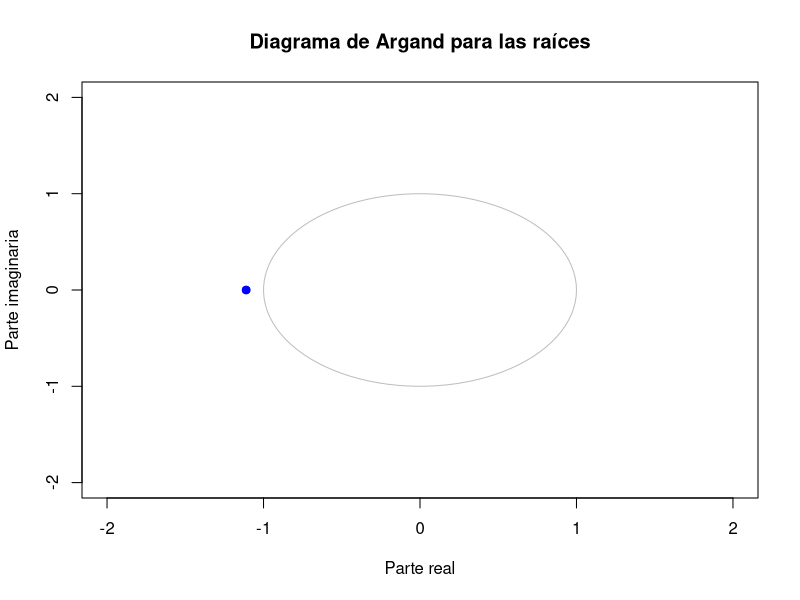

Write R code to recreate this figure.
#------------------------------------
# Causalidad modelos ARMA
#------------------------------------


## DARIO HERNANDEZ 
## PhD in Statistics
  


#--------------------------------------
# Ejemplo 1: AR(2) proceso Causal y estacionario
#--------------------------------------

# Coeficientes del polinomio
coef <- c(1,-0.2,-0.48)  # Nótese que los coeficientes están en orden ascendente de grado

coef <- c(1,1.8,0.81)
# Calcular las raíces
raices <- polyroot(coef)

# Imprimir las raíces
print(raices)


# Calcular el módulo de las raíces
modulos_raices <- Mod(raices)

# Verificar si ambas raíces tienen módulo mayor a 1
if (all(modulos_raices > 1)) {
 print("El proceso AR(2) es causal.")
} else {
 print("El proceso AR(2) no es causal.")
}


# Si ambas raíces tienen un módulo mayor que 1, significa que los valores 
# futuros de la serie dependen solo de los valores pasados y presentes, 
# y no de valores futuros, lo que cumple con la condición de causalidad.

par(mfrow=c(1,1))
plot(0, 0, type = "n", xlim = c(-2, 2), ylim = c(-2, 2),
     xlab = "Parte real", ylab = "Parte imaginaria",
     main = "Diagrama de Argand para las raíces")

# Un diagrama de Argand (o plano complejo) es una representación gráfica 
# de los números complejos. Cada número complejo se representa como un punto 
# en el plano, donde la parte real corresponde a la coordenada en el eje 
# horizontal y la parte imaginaria a la coordenada en el eje vertical.

# Agregar las raíces al gráfico
points(Re(raices), Im(raices), col = "blue", pch = 19)

# Agregar el círculo unitario (opcional)
theta <- seq(0, 2*pi, length.out = 100)
lines(cos(theta), sin(theta), col = "gray")


#--------------------------------------
# Ejemplo 2:  AR(2) proceso estacionario, pero NO causal
#--------------------------------------

# Coeficientes del polinomio
coef <- c(1,1.5,-0.75)  # Nótese que los coeficientes están en orden ascendente de grado

# Calcular las raíces
raices <- polyroot(coef)

# Imprimir las raíces
print(raices)


# Calcular el módulo de las raíces
modulos_raices <- Mod(raices)

# Verificar si ambas raíces tienen módulo mayor a 1
if (all(modulos_raices > 1)) {
 print("El proceso AR(2) es causal.")
} else {
 print("El proceso AR(2) no es causal.")
}

#

#--------------------------------------
# Ejemplo 3: AR(1) causal y estacionario
#--------------------------------------
# Coeficientes del polinomio
coef <- c(1,-0.8)  # Nótese que los coeficientes están en orden ascendente de grado

# Calcular las raíces
raices <- polyroot(coef)

# Imprimir las raíces
print(raices)


# Calcular el módulo de las raíces
modulos_raices <- Mod(raices)

# Verificar si ambas raíces tienen módulo mayor a 1
if (all(modulos_raices > 1)) {
 print("El proceso AR(2) es causal.")
} else {
 print("El proceso AR(2) no es causal.")
}





